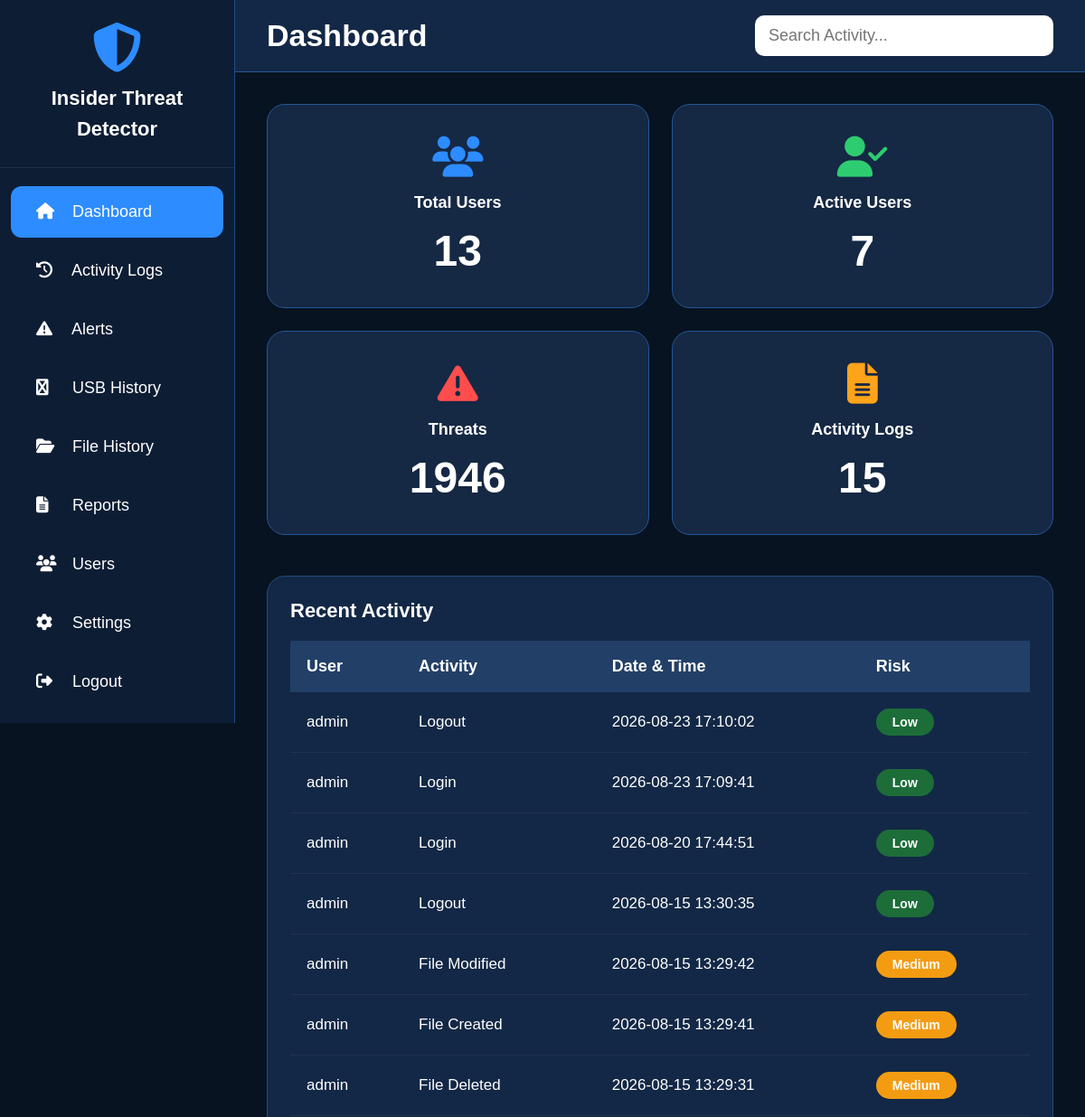
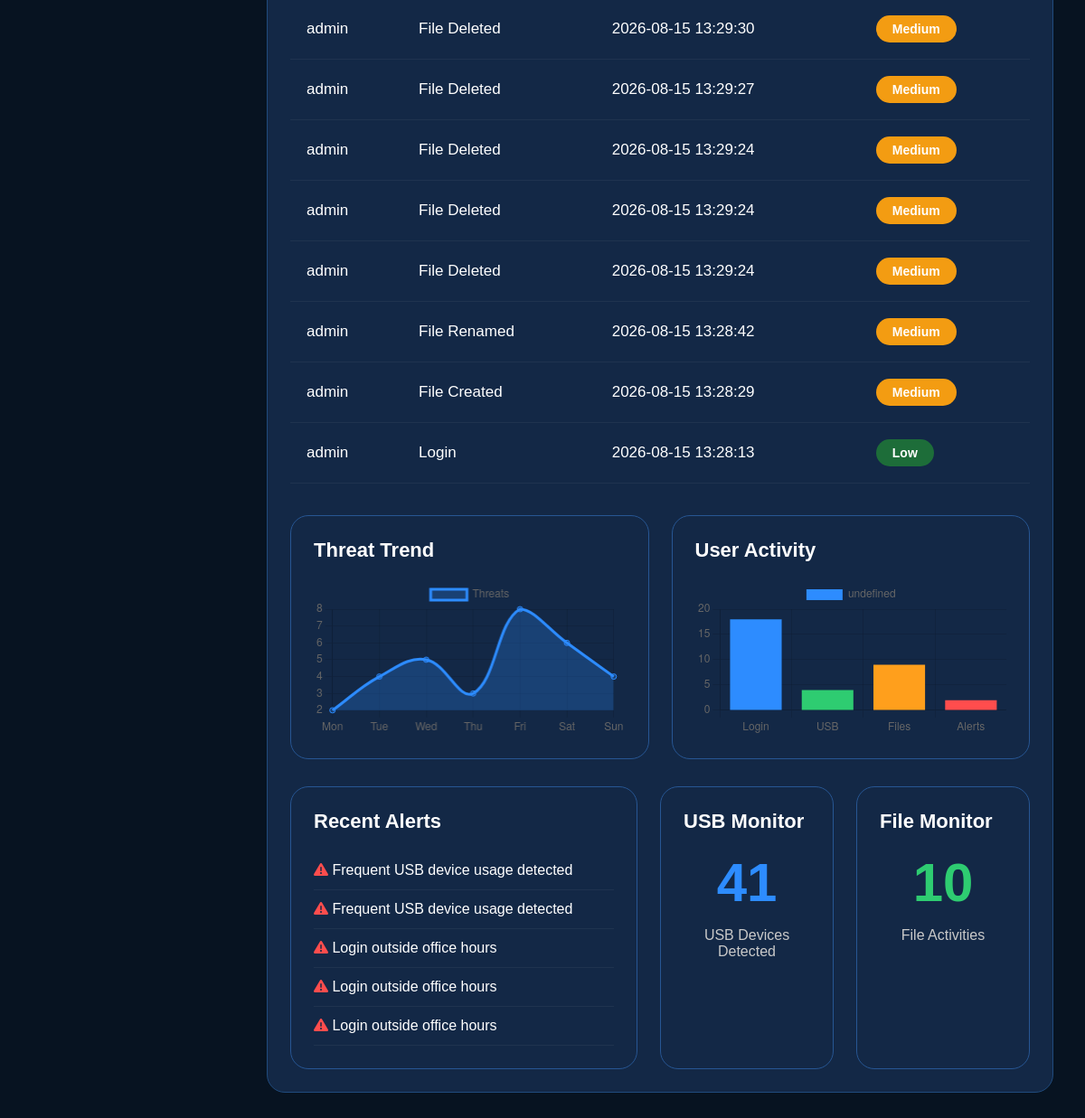
The page /dashboard (signed in) on the database as committed earlier (2 pictures, top to bottom).
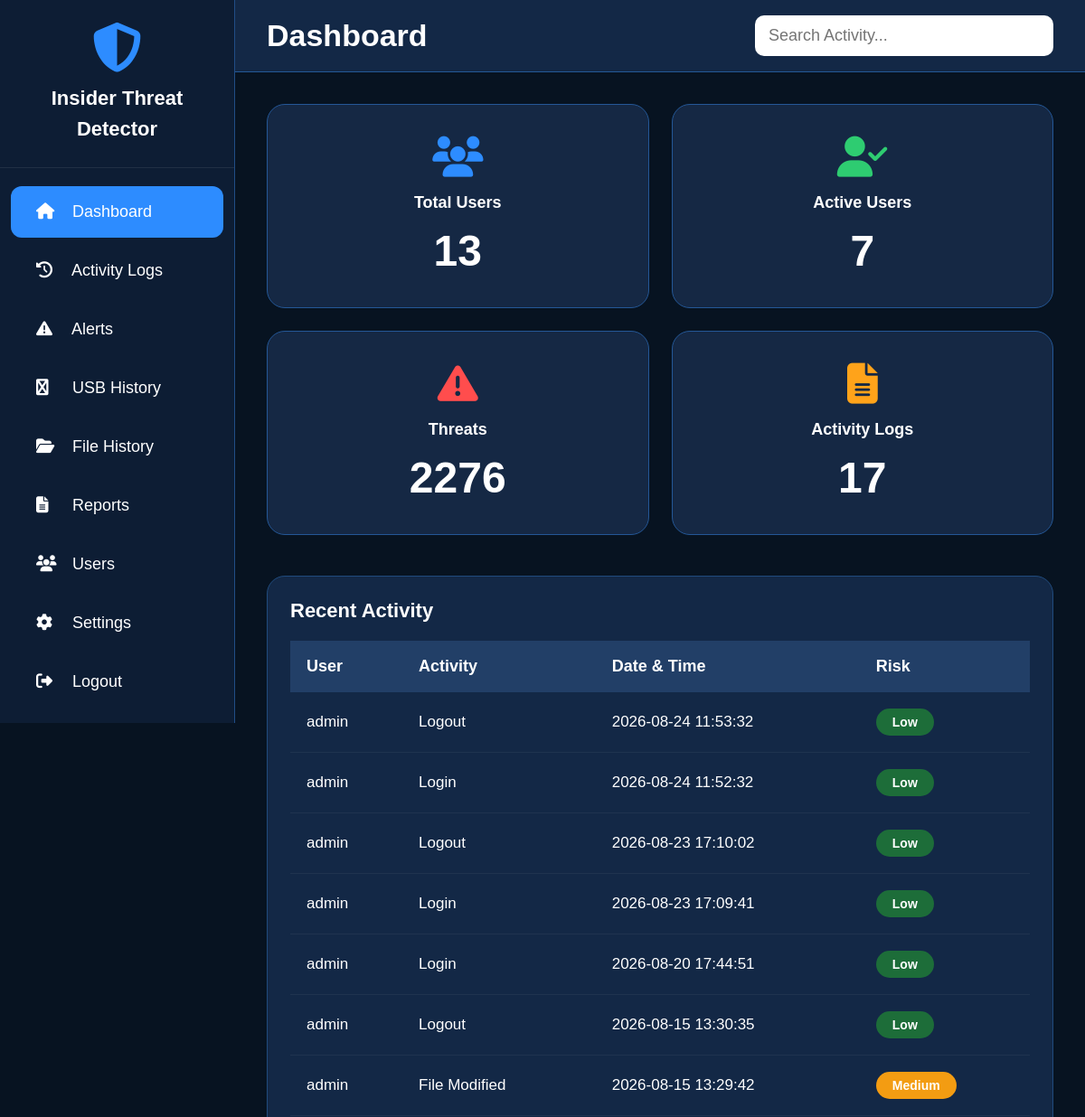
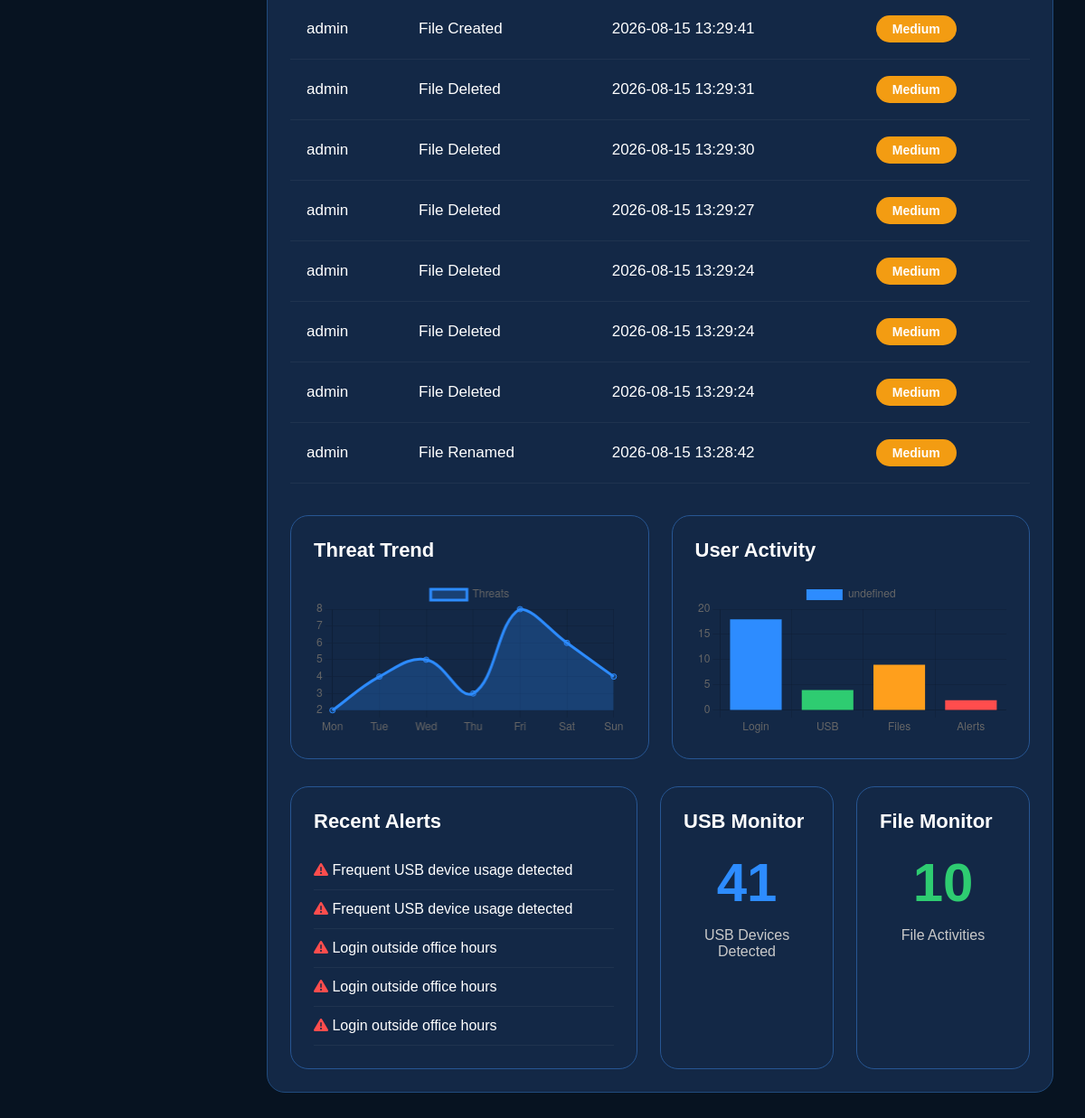
The same page on the database as committed later (2 pictures, top to bottom).
### tables this page shows
CREATE TABLE activity_logs(
        id INTEGER PRIMARY KEY AUTOINCREMENT,
        username TEXT,
        activity TEXT,
        details TEXT,
        risk_level TEXT,
        date TEXT,
        time TEXT
    );

CREATE TABLE alerts(
        id INTEGER PRIMARY KEY AUTOINCREMENT,
        username TEXT,
        alert_type TEXT,
        description TEXT,
        severity TEXT,
        status TEXT DEFAULT 'Pending',
        date TEXT,
        time TEXT
    );

### app.py (the view)
@app.route("/dashboard")
def dashboard():
    if "username" not in session:
        return redirect("/")
    data = dashboard_data()
    conn = get_db()
    cur = conn.cursor()
    cur.execute("""
        SELECT description
        FROM alerts
        ORDER BY id DESC
        LIMIT 5
    """)
    alerts = cur.fetchall()
    cur.execute("SELECT COUNT(*) FROM usb_logs")
    usb = cur.fetchone()[0]
    cur.execute("SELECT COUNT(*) FROM file_logs")
    files = cur.fetchone()[0]
    conn.close()
    return render_template(
        "dashboard.html",
        username=session["username"],
        role=session["role"],
        data=data,
        alerts=alerts,
        usb=usb,
        files=files
    )

### app.py (called while the page is built)
def get_db():
    conn = sqlite3.connect(DATABASE)
    conn.row_factory = sqlite3.Row
    return conn

def dashboard_data():
    conn = get_db()
    cur = conn.cursor()
    cur.execute("SELECT COUNT(*) FROM users")
    total_users = cur.fetchone()[0]
    cur.execute("SELECT COUNT(DISTINCT username) FROM login_logs")
    active_users = cur.fetchone()[0]
    cur.execute("SELECT COUNT(*) FROM alerts")
    threats = cur.fetchone()[0]
    cur.execute("SELECT COUNT(*) FROM activity_logs")
    activities = cur.fetchone()[0]
    cur.execute("""
        SELECT username,
               activity,
               date,
               time,
               risk_level
        FROM activity_logs
        ORDER BY id DESC
        LIMIT 15
    """)
    recent = cur.fetchall()
    conn.close()
    return {
        "users": total_users,
        "logins": active_users,
        "alerts": threats,
        "files": activities,
        "activities": recent
    }

### templates/dashboard.html (shortened to what the changed rows need)
<!DOCTYPE html>
<html lang="en">
<head>
<link rel="stylesheet"
href="https://cdnjs.cloudflare.com/ajax/libs/font-awesome/6.5.2/css/all.min.css">
</head>
<body>
<div class="sidebar">
<div class="logo">
<h2>
Insider Threat<br>
Detector
</h2>
</div>
</div>
<div class="main">
<div class="topbar">
<h1>Dashboard</h1>
</div>
<div class="content">
<div class="cards">
    <div class="card">
        <h1>{{data.users}}</h1>
    </div>
    <div class="card">
        <h1>{{data.logins}}</h1>
    </div>
    <div class="card">
        <i class="fa-solid fa-triangle-exclamation red"></i>
        <h3>Threats</h3>
        <h1>{{data.alerts}}</h1>
    </div>
    <div class="card">
        <i class="fa-solid fa-file-lines orange"></i>
        <h3>Activity Logs</h3>
        <h1>{{data.files}}</h1>
    </div>
</div>
<div class="table-box">
    <h2>Recent Activity</h2>
    <table>
        <thead>
            <tr>
                <th>User</th>
                <th>Activity</th>
                <th>Date & Time</th>
                <th>Risk</th>
            </tr>
        </thead>
        <tbody id="activityTable">
        {% for row in data.activities %}
            <tr>
                <td>{{row.username}}</td>
                <td>{{row.activity}}</td>
                <td>{{row.date}} {{row.time}}</td>
                <td>
                    {% if row.risk_level=="High" %}
                    <span class="risk high">
                    High
                    </span>
                    {% elif row.risk_level=="Medium" %}
                    <span class="risk medium">
                    Medium
                    </span>
                    {% else %}
                    <span class="risk low">
                    Low
                    </span>
                    {% endif %}
                </td>
            </tr>
        {% endfor %}
        </tbody>
    </table>
    <div class="bottom-section">
    <div class="chart-box">
        <h2>Threat Trend</h2>
    </div>
    <div class="chart-box">
        <h2>User Activity</h2>
    </div>
</div>
<div class="status-section">
    <div class="status-box">
        <h2>Recent Alerts</h2>
        <ul>
            {% for alert in alerts %}
            <li>
                <i class="fa-solid fa-triangle-exclamation red"></i>
                {{alert.description}}
            </li>
            {% endfor %}
        </ul>
    </div>
    <div class="status-box">
        <h2>USB Monitor</h2>
        <h1 class="blue">{{usb}}</h1>
    </div>
    <div class="status-box">
        <h2>File Monitor</h2>
        <h1 class="green">{{files}}</h1>
    </div>
</div>
</div>
</div>
</div>
<script>
const threatChart=new Chart(
document.getElementById("threatChart"),
{
type:"line",
data:{
labels:["Mon","Tue","Wed","Thu","Fri","Sat","Sun"],
datasets:[{
label:"Threats",
data:[2,4,5,3,8,6,4],
borderColor:"#2d8cff",
backgroundColor:"rgba(45,140,255,.25)",
fill:true,
tension:.4
}]
}
});
const userChart=new Chart(
document.getElementById("userChart"),
{
type:"bar",
data:{
labels:["Login","USB","Files","Alerts"],
datasets:[{
data:[18,4,9,2],
backgroundColor:[
"#2d8cff",
"#2ecc71",
"#ff9f1c",
"#ff4d4d"
]
}]
}
});
</script>
</body>
</html>

Rows that differ between the two databases and show on the page:
no longer on this page (row unchanged): activity_logs: username "admin", activity "File Created", date "2026-08-15", time "13:28:29", risk_level "Medium"
no longer on this page (row unchanged): activity_logs: username "admin", activity "Login", date "2026-08-15", time "13:28:13", risk_level "Low"
added activity_logs: username "admin", activity "Logout", date "2026-08-24", time "11:53:32", risk_level "Low"
added activity_logs: username "admin", activity "Login", date "2026-08-24", time "11:52:32", risk_level "Low"
Other text that changed with them:
{{ data.alerts }}: "1946" → "2276"
{{ data.files }}: "15" → "17"
